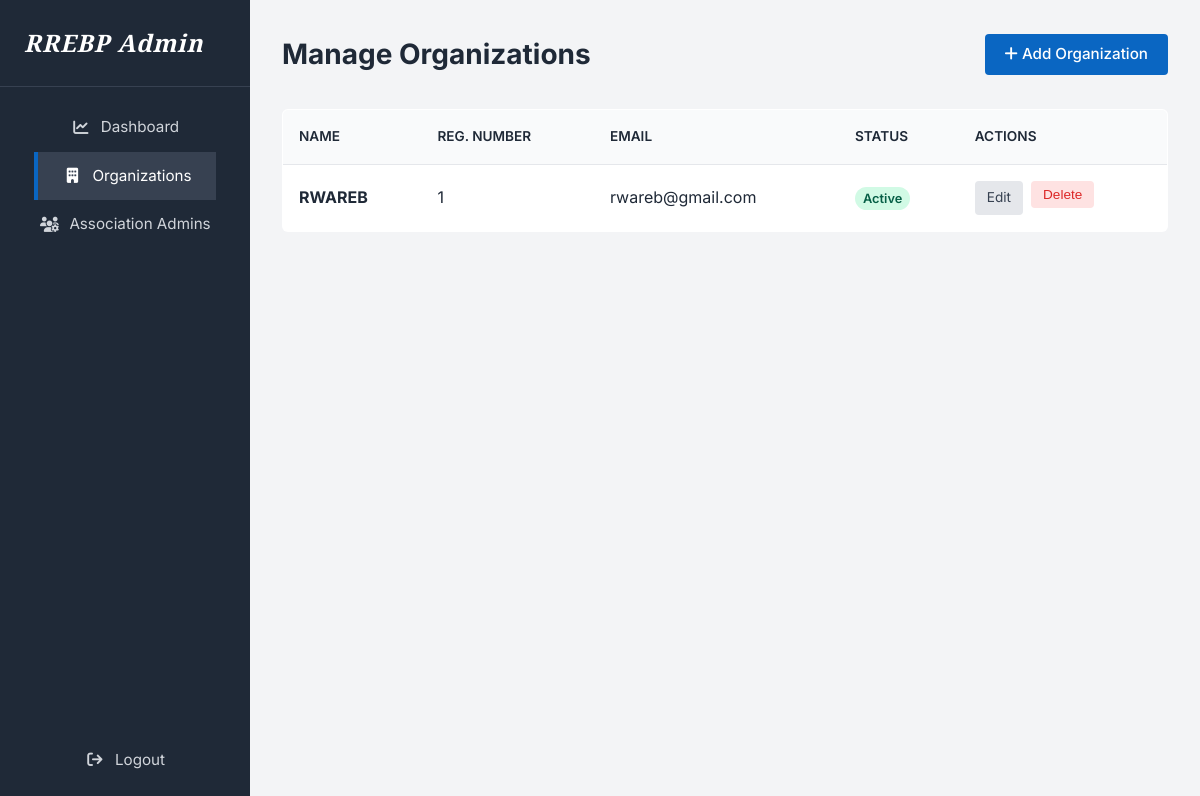
The app's page /spdash/organizations (signed in) with its own data.
### models.py (models this page shows)
class Organization(db.Model):
    __tablename__ = 'organizations'
    id = db.Column(db.String(36), primary_key=True, default=generate_uuid)
    name = db.Column(db.String(150), unique=True, nullable=False)
    registration_number = db.Column(db.String(100), unique=True, nullable=False)
    email = db.Column(db.String(150), nullable=False)
    phone = db.Column(db.String(30), nullable=False)
    address = db.Column(db.Text, nullable=True)
    status = db.Column(db.String(20), default='Active')  # 'Active' or 'Suspended'
    created_by = db.Column(db.String(36), db.ForeignKey('super_admins.id'), nullable=False)
    created_at = db.Column(db.DateTime, default=datetime.utcnow)
    updated_at = db.Column(db.DateTime, default=datetime.utcnow, onupdate=datetime.utcnow)
    admins = db.relationship('AssociationAdmin', backref='organization', lazy=True)

### superadmin.py (the view)
@superadmin.route('/spdash/organizations')
@login_required
def organizations():
    orgs = Organization.query.order_by(Organization.created_at.desc()).all()
    return render_template("sp_organizations.html", organizations=orgs)

### superadmin.py (called while the page is built)
def login_required(f):
    @wraps(f)
    def decorated_function(*args, **kwargs):
        if 'superadmin_id' not in session:
            return redirect(url_for('superadmin.login'))
        return f(*args, **kwargs)
    return decorated_function

### templates/sp_organizations.html (shortened to what this page needs)
{% extends "sp_base.html" %}
{% block content %}
<div class="admin-header">
    <h1>Manage Organizations</h1>
    <a href="{{ url_for('superadmin.new_organization') }}" class="btn-primary"><i class="fa-solid fa-plus"></i> Add Organization</a>
</div>
<table class="data-table">
    <thead>
        <tr>
            <th>Name</th>
            <th>Reg. Number</th>
            <th>Email</th>
            <th>Status</th>
            <th>Actions</th>
        </tr>
    </thead>
    <tbody>
        {% for org in organizations %}
        <tr>
            <td><strong>{{ org.name }}</strong></td>
            <td>{{ org.registration_number }}</td>
            <td>{{ org.email }}</td>
            <td>
                <span class="status-badge {% if org.status == 'Active' %}status-active{% else %}status-suspended{% endif %}">
                    {{ org.status }}
                </span>
            </td>
            <td>
                <div class="action-btns">
                    <a href="{{ url_for('superadmin.edit_organization', org_id=org.id) }}" class="btn-edit">Edit</a>
                    <form action="{{ url_for('superadmin.delete_organization', org_id=org.id) }}" method="POST" onsubmit="return confirm('Are you sure you want to delete this organization?');">
                        <button type="submit" class="btn-delete">Delete</button>
                    </form>
                </div>
            </td>
        </tr>
        {% else %}
        <tr>
            <td colspan="5" style="text-align: center; padding: 2rem; color: var(--text-muted);">No organizations registered yet.</td>
        </tr>
        {% endfor %}
    </tbody>
</table>
{% endblock %}

### static/css/style.css (style rules this page uses)
:root { --bg-white: #FFFFFF; --text-dark: #1F2937; --text-muted: #6B7280; --border-grey: #E5E7EB; --hover-grey: #F3F4F6; --btn-blue: #0A66C2; --btn-blue-hover: #004182; --footer-bg: #2f426b; }
body { font-family: 'Inter', sans-serif; background-color: var(--bg-white); color: var(--text-dark); margin: 0; padding: 0; line-height: 1.6; display: flex; flex-direction: column; min-height: 100vh; }
.btn-primary { background-color: var(--btn-blue); color: var(--bg-white); padding: 0.5rem 1.25rem; border-radius: 4px; text-decoration: none; font-weight: 500; font-size: 0.95rem; transition: background-color 0.2s; border: none; cursor: pointer; }

### static/css/admin_style.css (style rules this page uses)
.admin-header { display: flex; justify-content: space-between; align-items: center; margin-bottom: 2rem; }
.admin-header h1 { margin: 0; font-size: 1.75rem; color: var(--text-dark); }

### templates/sp_organizations.html (style rules this page uses)
.data-table { width: 100%; border-collapse: collapse; background-color: var(--bg-white); border: 1px solid var(--border-grey); border-radius: 6px; overflow: hidden; }
.data-table th, .data-table td { padding: 1rem; text-align: left; border-bottom: 1px solid var(--border-grey); }
.data-table th { background-color: #F9FAFB; font-weight: 600; color: var(--text-dark); text-transform: uppercase; font-size: 0.85rem; }
.status-badge { padding: 0.25rem 0.5rem; border-radius: 9999px; font-size: 0.8rem; font-weight: 600; }
.status-active { background-color: #D1FAE5; color: #065F46; }
.action-btns { display: flex; gap: 0.5rem; }
.btn-edit { background-color: #E5E7EB; color: #374151; padding: 0.4rem 0.75rem; border-radius: 4px; text-decoration: none; font-size: 0.85rem; }
.btn-delete { background-color: #FEE2E2; color: #DC2626; padding: 0.4rem 0.75rem; border-radius: 4px; border: none; cursor: pointer; font-size: 0.85rem; }

### records on screen
Organization: name "RWAREB", registration_number "1", email "rwareb@gmail.com", status "Active"
